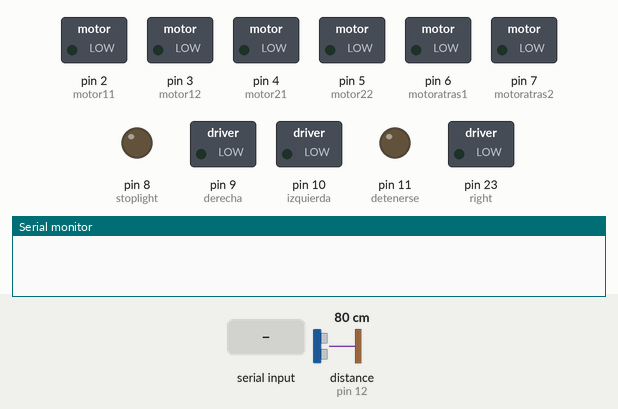
This sketch was run on a simulated Arduino Leonardo, built with avr-gcc and run on an emulated ATmega32U4. Shown: switched loads named in the sketch (green lamp = pin HIGH), output pins drawn as LEDs (lit = HIGH), the last lines printed to the serial monitor. Wiring (inferred from the names in the program): ultrasonic range finder: trigger pin 13; echo pin 12. Inputs (shaded band) come from the test bench; at power-on: distance to the obstacle (sensor on pin 12) 80 cm. The echo pulse lasts 58.3 µs per cm; pins used as bus, display or sensor lines are not drawn.

Above: at 1.4 s.
1.5 s: distance to the obstacle (sensor on pin 12) set to 24 cm
3.3 s: distance to the obstacle (sensor on pin 12) set to 19 cm
At 4.7 s:
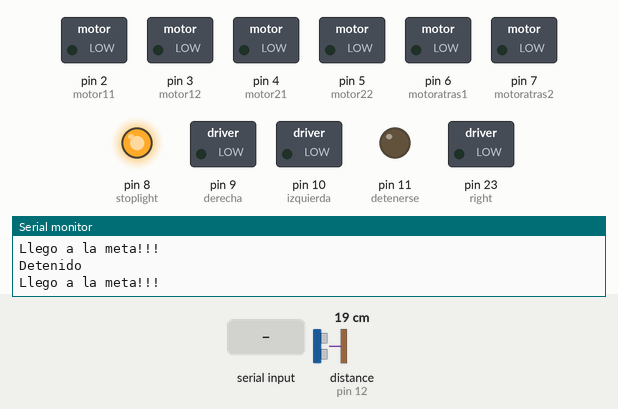
5.0 s: "1" received over Serial
At 5.7 s:
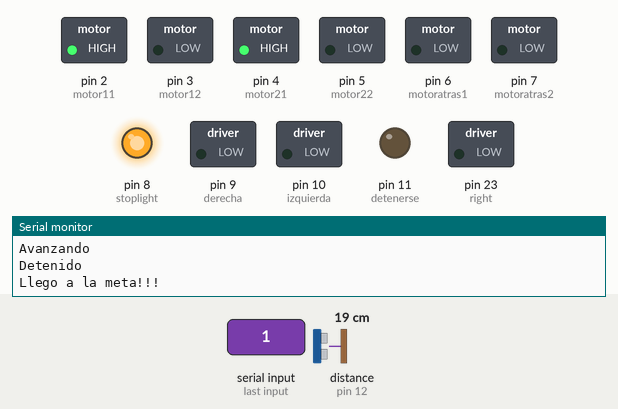
6.9 s: "2" received over Serial
At 7.7 s:
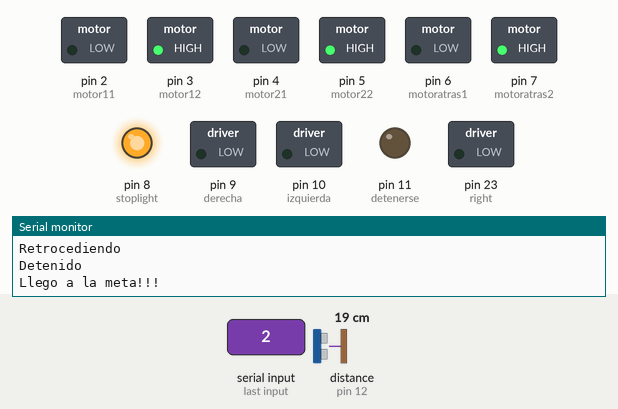
8.7 s: "3" received over Serial
At 9.11 s:
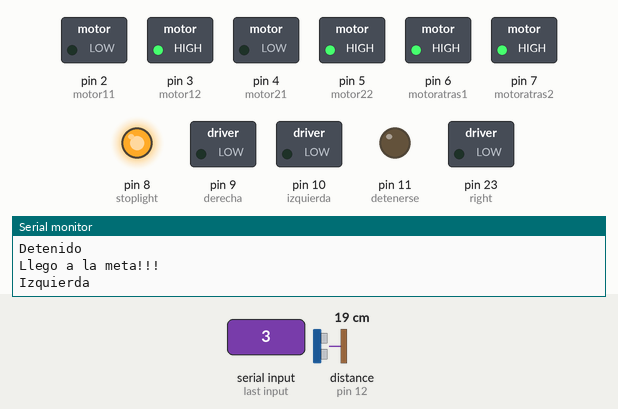
10.6 s: "5" received over Serial
At 11.0 s:
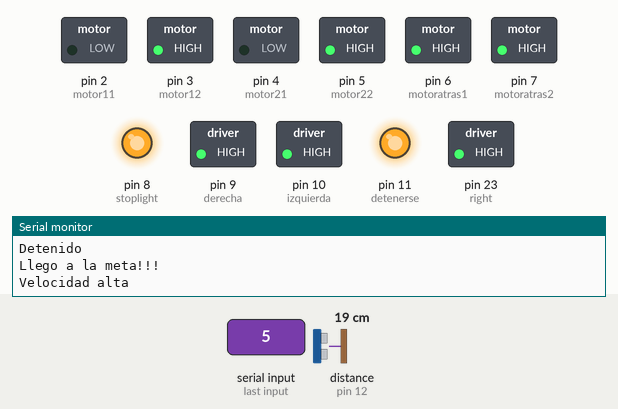
Timing chart, 0 to 13.5 s (numbered marks = the images above; inputs shaded):
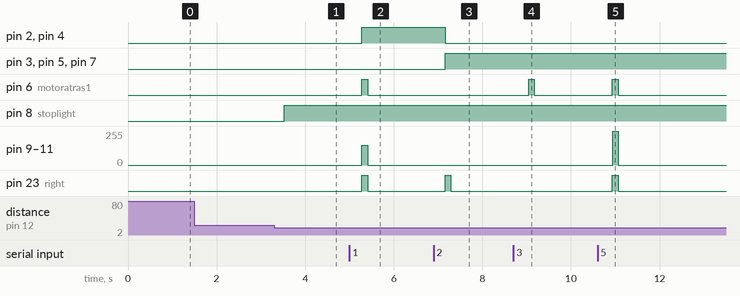

The sketch:

bluetooth.ino
```cpp
  long duracion;
  long distancia; // float distancia para obtener decimales
  int motor11=2;  //salida al motor derecho
  int motor12=3;  //salida al motor derecho
  int motor21=4;  //salida al motor izquierdo
  int motor22=5;  //salida al motor izquierdo
  int motoratras1=6; //salida a los motores de atras
  int motoratras2=7; //salida a los motores de atras
  int stoplight=8;  //luces motores de atras
  int derecha=9;  //senial para desactivar el derecho
  int izquierda=10; //senial para desactivar el izquierdo
  int detenerse=11; //senial para desactivar los motores de atras
  int echo=12;
  int trig=13;
  int right=23;//luz derecha
  int left=25; //luz izquierda
  int alta = 256; //velocidad maxima
  int baja = 50; //velocidad minima
  int actual=150; //velocidad por default

  void setup() {
  // put your setup code here, to run once:
  Serial.begin(9600);
  Serial1.begin(9600);
  //pinMode(trig, OUTPUT);
  //pinMode(echo, INPUT);
  setMotores();
}

void loop() {
 opciones();
 //delay(50);
 VerificarMeta();
 delay(500);
}

void setMotores(){
  pinMode(motor11,OUTPUT);
  pinMode(motor12,OUTPUT);
  pinMode(motor21,OUTPUT);
  pinMode(motor22,OUTPUT);
  pinMode(motoratras1,OUTPUT);
  pinMode(motoratras2,OUTPUT);
  pinMode(stoplight,OUTPUT);
  pinMode(derecha,OUTPUT);
  pinMode(izquierda,OUTPUT);
  pinMode(detenerse,OUTPUT);
  pinMode(right,OUTPUT);
  pinMode(left,OUTPUT);
}
void VerificarMeta(){
  int distancia = sensorUS(trig,echo);
  if(distancia<=20){
    stopcar();
    Serial.println("Llego a la meta!!!");
    Serial1.println("Llego a la meta!!!");
  }else{
    opciones();
    //opciones1(distancia);
    Serial1.print("Distancia: ");
    Serial1.print(distancia);
    Serial1.println(" cm");
  }
}

void opciones1(int algo){
    if(algo<10){//adelante Las llantas giran
      adelante();
    }else if(algo<20){//reversa-> ajustar Giro con todas la llantas al contario
      reversa();
    }else if(algo<30){//izquierda-> parar llanta derecha
      irIzquierda();
    }else if(algo <40){//derecha-> detener llanta izquierda
      irDerecha();
    }else if(algo <50){//alta velocidad--> aumento en velocidad
      vAlta();
    }else if(algo<60){//velocidad Baja--> bajar velocidad
      vBaja();
    }else if(algo<70){//Detenerse--> Bajar digitalWrite(pin,LOW);
      stopcar();
    }
    delay(50);
}


void opciones(){
 String algo="";
  while(Serial.available()>0){
   algo +=(char)Serial.read();
  }
  if(algo!=""){
    Serial1.println(algo);
    if(algo=="1"){//adelante Las llantas giran
      adelante();
    }else if(algo=="2"){//reversa-> ajustar Giro con todas la llantas al contario
      reversa();
    }else if(algo=="3"){//izquierda-> parar llanta derecha
      irIzquierda();
    }else if(algo=="4"){//derecha-> detener llanta izquierda
      irDerecha();
    }else if(algo=="5"){//alta velocidad--> aumento en velocidad
      vAlta();
    }else if(algo=="6"){//velocidad Baja--> bajar velocidad
      vBaja();
    }else if(algo=="7"){//Detenerse--> Bajar digitalWrite(pin,LOW);
      stopcar();
    }
  }
  delay(50);
}

void adelante(){
  if (actual == 0)
    actual =150;
  analogWrite(derecha, actual);
  analogWrite(izquierda, actual);
  analogWrite(detenerse, actual);
  digitalWrite(stoplight, HIGH);
  digitalWrite(left,HIGH);
  digitalWrite(right,HIGH);
  digitalWrite(motor11,HIGH);
  digitalWrite(motor12,LOW);
  digitalWrite(motor21,HIGH);
  digitalWrite(motor22,LOW);
  digitalWrite(motoratras1,HIGH);
  digitalWrite(motoratras2,LOW);
  enviarMsj("Avanzando velocidad actual:  ","Avanzando");
}

void reversa(){
  analogWrite(derecha, actual);
  analogWrite(izquierda, actual);
  analogWrite(detenerse, actual);
  digitalWrite(left,HIGH);
  digitalWrite(right,HIGH);
  digitalWrite(stoplight, HIGH);
  digitalWrite(motor11,LOW);
  digitalWrite(motor12,HIGH);
  digitalWrite(motor21,LOW);
  digitalWrite(motor22,HIGH);
  digitalWrite(motoratras1,LOW);
  digitalWrite(motoratras2,HIGH);
  enviarMsj("Retrocediendo  ","Retrocediendo");
}
void irIzquierda(){
  analogWrite(detenerse,actual);
  analogWrite(izquierda,actual);
  digitalWrite(derecha,LOW);
  digitalWrite(left,HIGH);
  digitalWrite(right,LOW);
  digitalWrite(stoplight, HIGH);
  //digitalWrite(motor11,LOW);
  //digitalWrite(motor12,LOW);
  //digitalWrite(motor21,HIGH);
  //digitalWrite(motor22,LOW);
  //digitalWrite(motoratras1,HIGH);
  //digitalWrite(motoratras2,LOW);
  enviarMsj("Avanzando izquierda ","Izquierda");
}
void irDerecha(){
  analogWrite(detenerse,actual);
  digitalWrite(izquierda,LOW);
  analogWrite(derecha,actual);
  digitalWrite(left,LOW);
  digitalWrite(right,HIGH);
  digitalWrite(stoplight,HIGH);
  //digitalWrite(motor11,HIGH);
  //digitalWrite(motor12,LOW);
  //digitalWrite(motor21,LOW);
  //digitalWrite(motor22,LOW);
  //digitalWrite(motoratras1,HIGH);
  //digitalWrite(motoratras2,LOW);
  enviarMsj("Avanzando derecha ","Derecha");
}
void vAlta(){
  for (int i = actual; i < alta; i++) {
  actual = i;
  analogWrite(derecha, actual);
  analogWrite(izquierda, actual);
  analogWrite(detenerse, actual);
  digitalWrite(left,HIGH);
  digitalWrite(right,HIGH);
  digitalWrite(stoplight,HIGH);
  }
  enviarMsj("Velocidad alta ","Velocidad alta");
}
void vBaja(){
  for (int i = actual; i >= baja; --i) {
  actual = i;
  analogWrite(derecha, actual);
  analogWrite(izquierda, actual);
  analogWrite(detenerse, actual);
  digitalWrite(left,HIGH);
  digitalWrite(right,HIGH);
  digitalWrite(stoplight,HIGH);
  }
  enviarMsj("Velocidad baja ","Velocidad baja");
}
void stopcar(){
  actual = 0;
  digitalWrite(stoplight,HIGH);
  digitalWrite(left,LOW);
  digitalWrite(right,LOW);
  digitalWrite(detenerse,LOW);
  digitalWrite(izquierda,LOW);
  digitalWrite(derecha,LOW);
  Serial1.println("Detenido");
  Serial.println("Detenido");
}

void enviarMsj(String msj1, String msj2){
  Serial1.print(msj1);
  Serial1.print(actual);
  Serial1.println(" pwm");
  Serial.println(msj2);
}
int sensorUS(int triggerPin, int echoPin) {
    pinMode(triggerPin, OUTPUT);
    digitalWrite(triggerPin, LOW);
    delayMicroseconds(4);
    digitalWrite(triggerPin, HIGH);
    delayMicroseconds(10);
    digitalWrite(triggerPin, LOW);
    pinMode(echoPin, INPUT);
    distancia = 0.01712328767 * pulseIn(echoPin, HIGH);
    delay(75);
    return (distancia);
}
```

Measured:
- the behaviour switches between 22 and 21 cm on distance to the obstacle (sensor on pin 12) (found by bisection; images 0 and 1)
- after the input at 1.5 s, every drawn part: stays the same
- after the input at 3.3 s, pin 8 (stoplight): LOW → HIGH after 0.22 s
- after the input at 5.0 s, pin 2 (motor11), pin 4 (motor21): LOW → HIGH after 0.28 s; pin 6 (motoratras1), pin 23 (right): LOW → HIGH after 0.28 s, → LOW 0.13 s later; pin 9 (derecha), pin 10 (izquierda), pin 11 (detenerse): 0/255 → 150/255 after 0.28 s, → 0/255 0.13 s later
- after the input at 6.9 s, pin 2 (motor11), pin 4 (motor21): HIGH → LOW after 0.26 s; pin 3 (motor12), pin 5 (motor22), pin 7 (motoratras2): LOW → HIGH after 0.26 s; pin 23 (right): LOW → HIGH after 0.26 s, → LOW 0.13 s later
- after the input at 8.7 s, pin 6 (motoratras1): LOW → HIGH after 0.35 s, → LOW 0.13 s later
- after the input at 10.6 s, pin 6 (motoratras1), pin 23 (right): LOW → HIGH after 0.33 s, → LOW 0.14 s later; pin 9 (derecha), pin 10 (izquierda), pin 11 (detenerse): 0/255 → 255/255 after 0.34 s, → 0/255 0.13 s later
